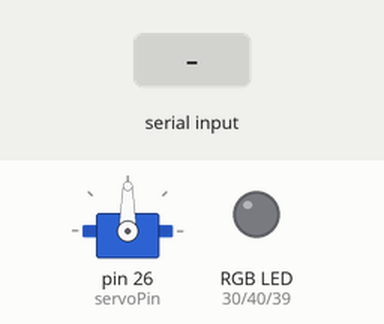
This sketch was run on a simulated Arduino Mega 2560, built with avr-gcc and run on an emulated ATmega2560. Shown: servo, an RGB LED mixed from three pins (HIGH = lit). Inputs (shaded band) come from the test bench. What the sketch prints to the serial monitor is not drawn.

Above: at 1.2 s.
1.3 s: "A" received over Serial
At 1.7 s:
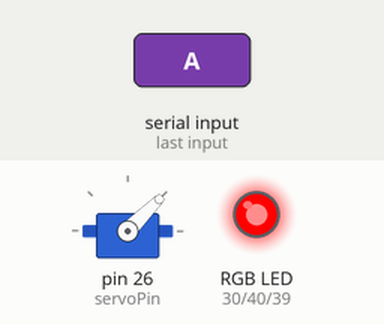
2.8 s: "B" received over Serial
At 4.0 s:
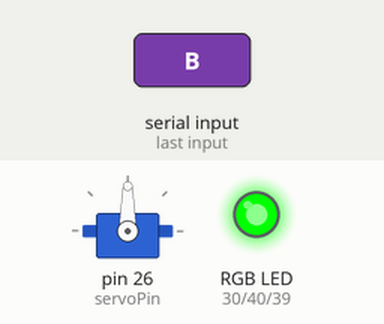
4.3 s: "C" received over Serial
At 5.2 s:
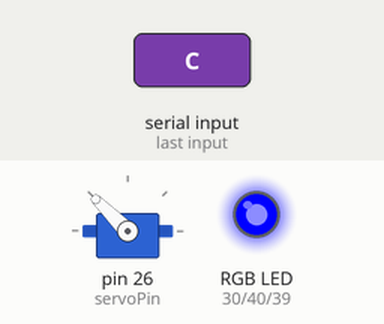
5.8 s: "D" received over Serial
At 7.0 s:
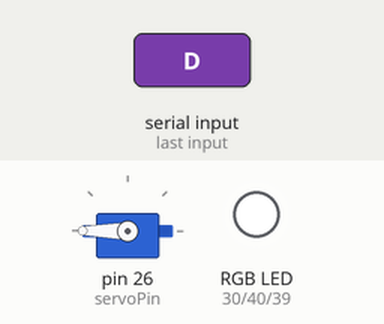
7.3 s: "0" received over Serial
At 8.6 s:
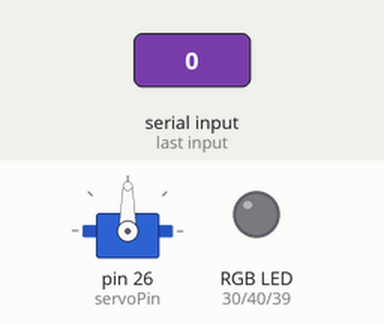
Timing chart, 0 to 9.8 s (numbered marks = the images above; inputs shaded):
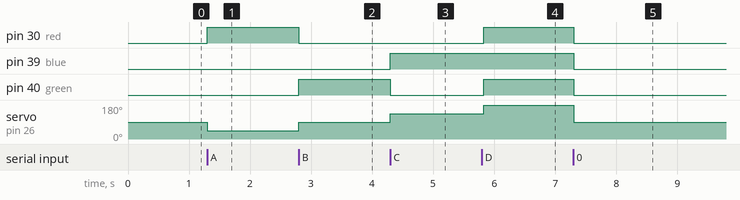

The sketch:

lab10.ino
```cpp
#include <Servo.h>
Servo myservo;  // Creating a Servo Object
const int servoPin = 26; // Pin at PD3

// Define the RGB pins on TivaC
const int red = 30;     // PF1
const int green = 40;   // PF2
const int blue = 39;    // PF3

char colorDetect = 0;   // For different color detection

void setup() {
  // Initialize Baud Rate at 9600
  Serial.begin(9600);

  // Specify pin modes for RGB pins
  pinMode(red, OUTPUT);
  pinMode(green, OUTPUT);
  pinMode(blue, OUTPUT);

  // Start with no color on RGB LEDs
  analogWrite(red, 0);
  analogWrite(green, 0);
  analogWrite(blue, 0);

  // Attach servo to specified pin
  myservo.attach(servoPin);
}

void loop() {
  // Check if data is available from Bluetooth terminal
  if (Serial.available() > 0) {
    // Read Bluetooth data and store it in colorDetect variable
    colorDetect = Serial.read();

    // Print received character for debugging
    if (colorDetect != '0') {
      Serial.print("Received command: ");
      Serial.println(colorDetect);
    }
  }

  // Call chooseColor function with colorDetect as argument
  chooseColor(colorDetect);
}

void chooseColor(char color) {
  // Set colors and servo position based on received character
  switch (color) {
    case 'A': // Red color, 45 degrees
      analogWrite(red, 255);
      analogWrite(green, 0);
      analogWrite(blue, 0);
      myservo.write(45);
      break;

    case 'B': // Green color, 90 degrees
      analogWrite(red, 0);
      analogWrite(green, 255);
      analogWrite(blue, 0);
      myservo.write(90);
      break;

    case 'C': // Blue color, 135 degrees
      analogWrite(red, 0);
      analogWrite(green, 0);
      analogWrite(blue, 255);
      myservo.write(135);
      Serial.print("We here");
      break;

    case 'D': // White color, 180 degrees
      analogWrite(red, 255);
      analogWrite(green, 255);
      analogWrite(blue, 255);
      myservo.write(180);

      break;

    default: // LEDs off, neutral servo position
      analogWrite(red, 0);
      analogWrite(green, 0);
      analogWrite(blue, 0);
      myservo.write(90); // Neutral position
      break;
  }
}
```

Measured:
- after the input at 1.3 s, pin 30 (red): LOW → HIGH at once; servo on pin 26 (servoPin): 90° → 45° at once
- after the input at 2.8 s, pin 30 (red): HIGH → LOW at once; pin 40 (green): LOW → HIGH at once; servo on pin 26 (servoPin): 45° → 90° at once
- after the input at 4.3 s, pin 39 (blue): LOW → HIGH at once; pin 40 (green): HIGH → LOW at once; servo on pin 26 (servoPin): 90° → 135° at once
- after the input at 5.8 s, pin 30 (red), pin 40 (green): LOW → HIGH at once; servo on pin 26 (servoPin): 135° → 180° at once
- after the input at 7.3 s, pin 30 (red), pin 39 (blue), pin 40 (green): HIGH → LOW at once; servo on pin 26 (servoPin): 180° → 90° at once
